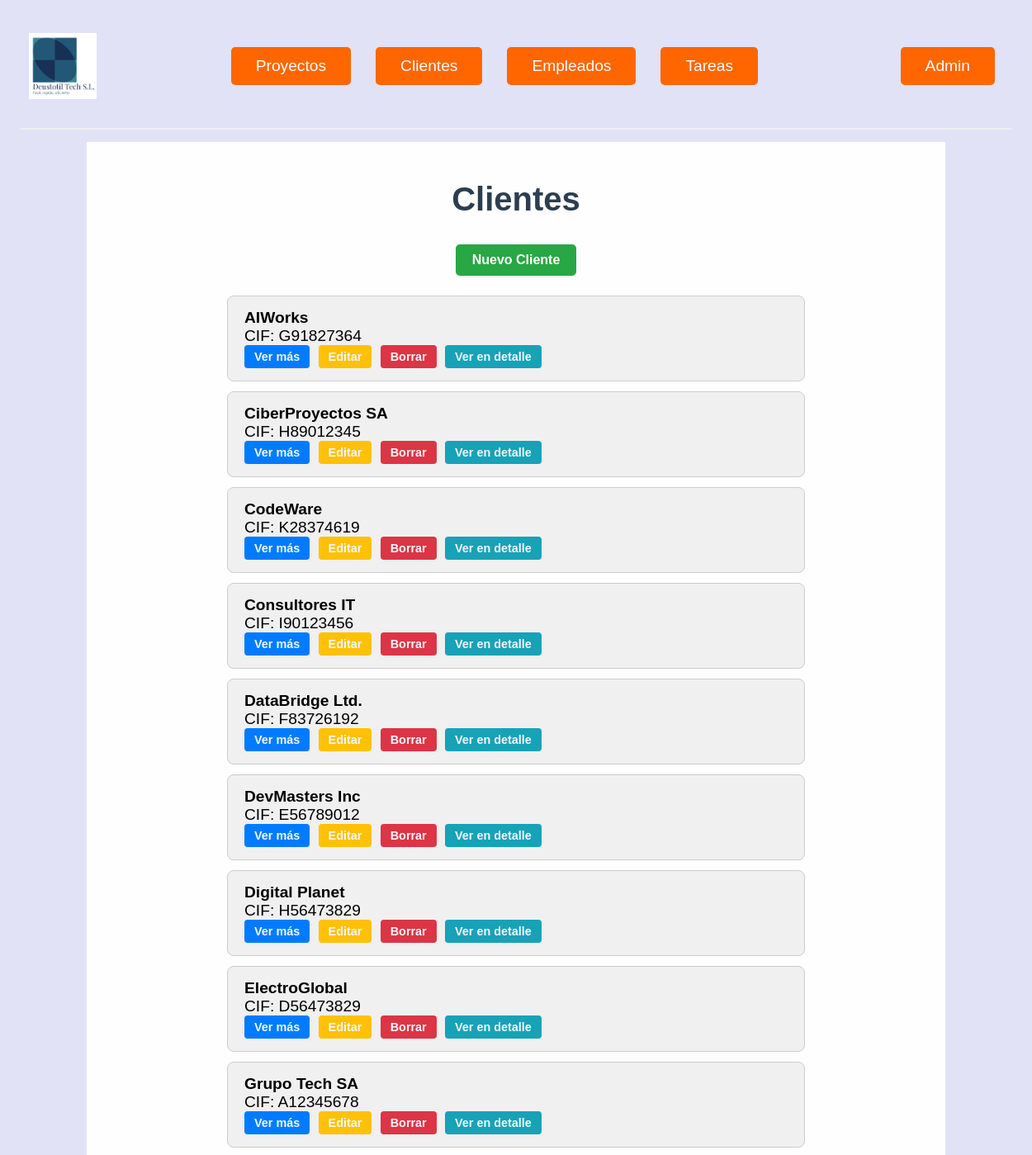
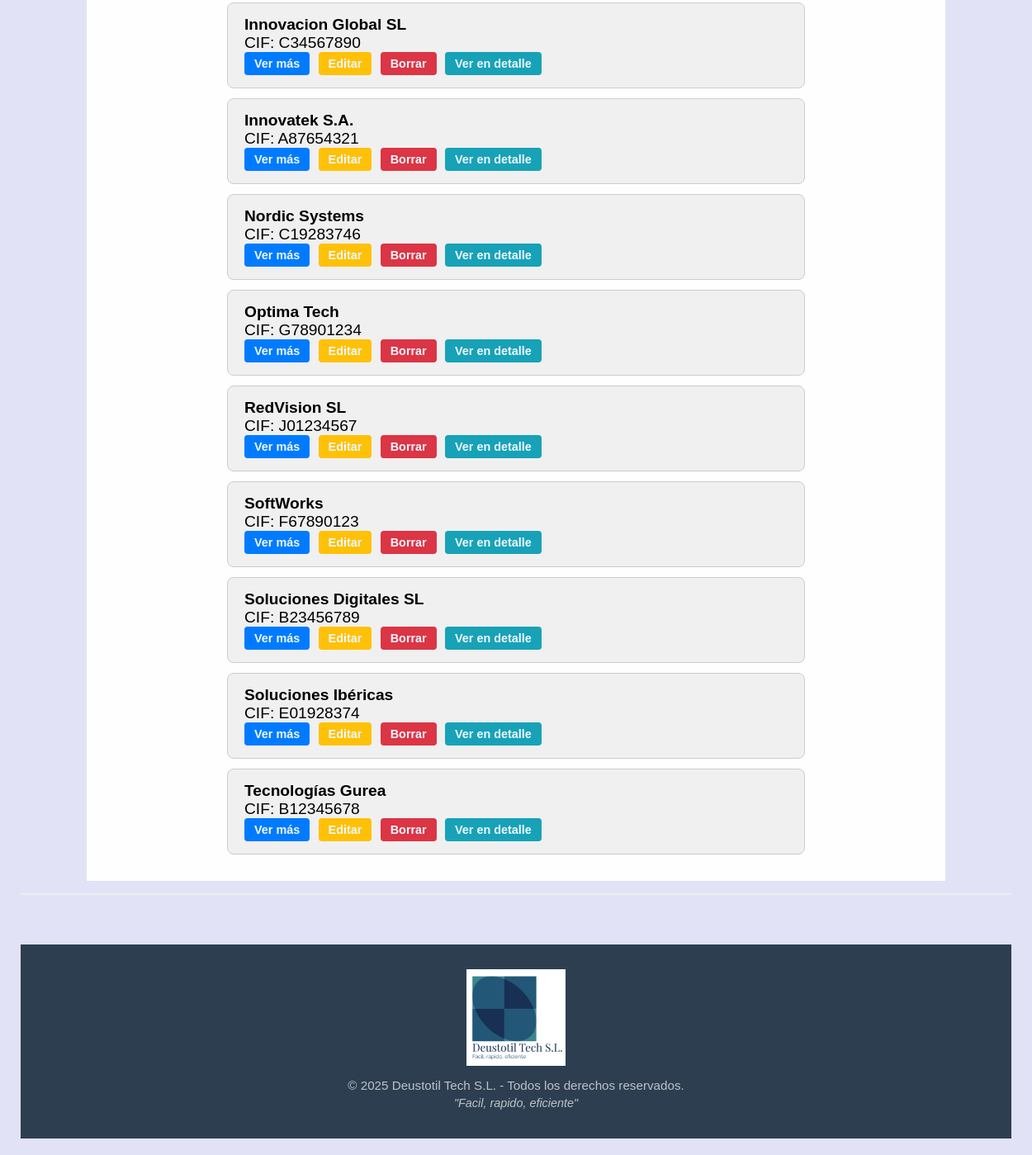
The app's page /clientes/ (signed in) with its own data (2 pictures, top to bottom).
### gestion_produccion_G6/models.py (models this page shows, shortened)
class Cliente(models.Model):
    cif = models.CharField(max_length=10, unique=True)
    nombre = models.CharField(max_length=50)
    nacionalidad = models.CharField(max_length=50)

### gestion_produccion_G6/views.py (the view)
# urls.py: path('clientes/', views.ClienteListView.as_view(), name='cliente_list'),
class ClienteListView(LoginRequiredMixin, ListView):
    model = Cliente
    template_name = 'cliente_list.html'
    context_object_name = 'clientes'
    ordering = ['nombre']
    def get_context_data(self, **kwargs):
        context = super().get_context_data(**kwargs)
        context = if_detail(self.request, context)
        context['origen']=self.request.session.get('origen',None)
        return context

### gestion_produccion_G6/views.py (called while the page is built)
def if_detail(request,context):
        volver = request.META.get('HTTP_REFERER')
        if volver:
            path = urlparse(volver).path
            if re.match(r".*/\d+/?$", path):
                context['volver'] = volver
        return context

### gestion_produccion_G6/templates/cliente_list.html (shortened to what this page needs)
{% extends "base.html" %}
{% load static %} {% block content %}
<h1>Clientes</h1>
<a href="{% url 'cliente_create' %}" class="boton_crear" >Nuevo Cliente</a>
<ul class="lista_general">
  {% for cliente in clientes %}
  <ul class="lista" id={{cliente.pk}}>
   <li> <strong>{{ cliente.nombre }}</strong><br /></li>
    <li id="final{{cliente.pk}}">CIF: {{ cliente.cif}}</li>
    <li><a href="{% url 'cliente_detail' cliente.pk %}" class="boton_ver"  data-pk={{cliente.pk}}>Ver más</a>
    <a href="{% url 'cliente_update' cliente.pk %}" class="boton_editar"
      >Editar</a>
    <a href="{% url 'cliente_delete' cliente.pk %}" class="boton_eliminar"
      >Borrar</a>
    <a href="{% url 'cliente_detail' cliente.pk %}" class=boton_ver_mas>Ver en detalle</a></li>
  </ul>
  {% empty %}
  <li class="lista">No hay proyectos disponibles.</li>
  {% endfor %}
</ul>
{% endblock %}

### gestion_produccion_G6/static/CSS/general.css (style rules this page uses)
body { font-family: 'Arial', sans-serif; background-color: #e2e2f7; margin: 0; padding: 0; }
h1 { text-align: center; font-size: 2.5rem; color: #2c3e50; margin-bottom: 2rem; justify-content: center; }
.boton_crear { display: block; width: fit-content; margin: 0 auto 1.5rem auto; background-color: #28a745; color: white; padding: 10px 20px; text-decoration: none; border-radius: 5px; font-weight: bold; }
.lista_general { list-style: none; padding: 0; max-width: 700px; margin: 0 auto; }
.lista { background-color: #f0f0f0; padding: 15px 20px; border: 1px solid #ccc; margin-bottom: 12px; border-radius: 8px; font-size: 1.2rem; list-style: none; }
.lista strong { font-size: 1.2rem; }
.boton_ver, .boton_editar, .boton_eliminar, .boton_cancelar, .boton_guardar, .boton_retrasada, .boton_ver_mas, .boton_favoritos { display: inline-block; padding: 6px 12px; font-size: 0.9rem; border-radius: 4px; margin-right: 5px; text-decoration: none; color:aliceblue; font-weight: bold; }
.boton_ver { background-color: #007bff; }
.boton_editar { background-color: #ffc107; }
.boton_eliminar, .boton_retrasada { background-color: #dc3545; }
.boton_ver_mas { background-color: #17a2b8; }

### records on screen
Cliente: nombre "AIWorks", cif "G91827364"
Cliente: nombre "CiberProyectos SA", cif "H89012345"
Cliente: nombre "CodeWare", cif "K28374619"
Cliente: nombre "Consultores IT", cif "I90123456"
Cliente: nombre "DataBridge Ltd.", cif "F83726192"
Cliente: nombre "DevMasters Inc", cif "E56789012"
Cliente: nombre "Digital Planet", cif "H56473829"
Cliente: nombre "ElectroGlobal", cif "D56473829"
Cliente: nombre "Grupo Tech SA", cif "A12345678"
Cliente: nombre "Innovacion Global SL", cif "C34567890"
Cliente: nombre "Innovatek S.A.", cif "A87654321"
Cliente: nombre "Nordic Systems", cif "C19283746"
Cliente: nombre "Optima Tech", cif "G78901234"
Cliente: nombre "RedVision SL", cif "J01234567"
Cliente: nombre "SoftWorks", cif "F67890123"
Cliente: nombre "Soluciones Digitales SL", cif "B23456789"
Cliente: nombre "Soluciones Ibéricas", cif "E01928374"
Cliente: nombre "Tecnologías Gurea", cif "B12345678"
